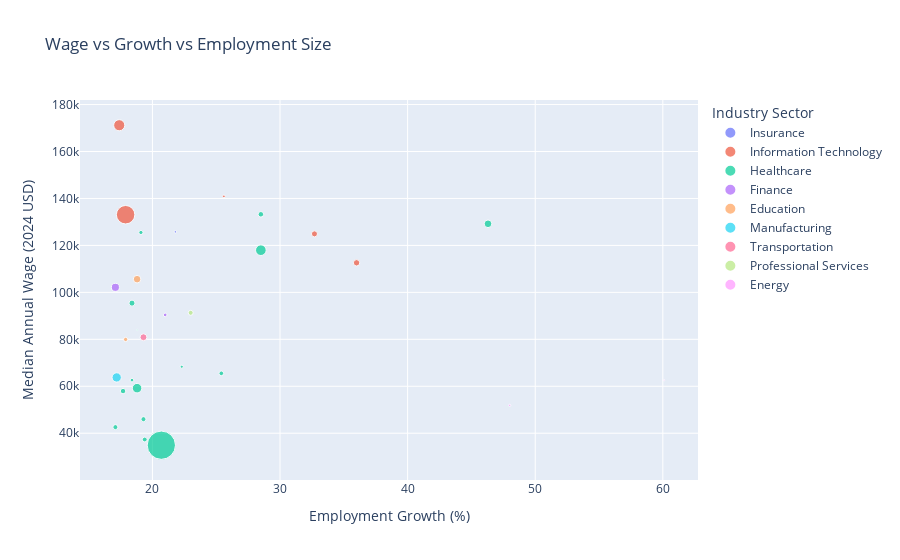

Notebook code for this chart:
### Markdown cell above
High-Growth, High-Wage Occupations by Sector and Employment Scale

### Code cell
#| output: false
#| echo: false

import plotly.express as px

fig = px.scatter(
    df2_flat,
    x='employment_change_percent_202333',
    y='median_annual_wage_dollars_20241',
    size='employment_2023',
    color='llm_sector',
    hover_name='2023_national_employment_matrix_title',
    title='Wage vs Growth vs Employment Size'
)

fig.update_layout(
    xaxis_title='Employment Growth (%)',
    yaxis_title='Median Annual Wage (2024 USD)',
    legend_title='Industry Sector'
)

fig.show()

### Figure 1 — Plotly figure (JSON) as saved in the notebook; plotly's stock layout.template omitted (floating-point values rounded to 4 significant figures)
{"data": [{"hovertemplate": "<b>%{hovertext}</b><br><br>llm_sector=Insurance<br>employment_change_percent_202333=%{x}<br>median_annual_wage_dollars_20241=%{y}<br>employment_2023=%{marker.size}<extra></extra>", "hovertext": ["  Actuaries"], "legendgroup": "Insurance", "marker": {"color": "#636efa", "size": [30.2], "sizemode": "area", "sizeref": 9.905, "symbol": "circle"}, "mode": "markers", "name": "Insurance", "orientation": "v", "showlegend": true, "type": "scatter", "x": [21.8], "xaxis": "x", "y": [125770], "yaxis": "y"}, {"hovertemplate": "<b>%{hovertext}</b><br><br>llm_sector=Information Technology<br>employment_change_percent_202333=%{x}<br>median_annual_wage_dollars_20241=%{y}<br>employment_2023=%{marker.size}<extra></extra>", "hovertext": ["  Computer and information research scientists", "  Computer and information systems managers", "  Data scientists", "  Information security analysts", "  Software developers"], "legendgroup": "Information Technology", "marker": {"color": "#EF553B", "size": [36.6, 613.5, 202.9, 180.7, 1692.0], "sizemode": "area", "sizeref": 9.905, "symbol": "circle"}, "mode": "markers", "name": "Information Technology", "orientation": "v", "showlegend": true, "type": "scatter", "x": [25.6, 17.4, 36, 32.7, 17.9], "xaxis": "x", "y": [140910, 171200, 112590, 124910, 133080], "yaxis": "y"}, {"hovertemplate": "<b>%{hovertext}</b><br><br>llm_sector=Healthcare<br>employment_change_percent_202333=%{x}<br>median_annual_wage_dollars_20241=%{y}<br>employment_2023=%{marker.size}<extra></extra>", "hovertext": ["  Epidemiologists", "  Home health and personal care aides", "  Massage therapists", "  Medical and health services managers", "  Medical equipment repairers", "  Nurse practitioners", "  Occupational therapy assistants", "  Physical therapist assistants", "  Physician assistants", "  Psychiatric technicians", "  Speech-language pathologists", "  Substance abuse, behavioral disorder, and mental health counselors", "  Veterinarians", "  Veterinary assistants and laboratory animal caretakers", "  Veterinary technologists and technicians"], "legendgroup": "Healthcare", "marker": {"color": "#00cc96", "size": [11, 3962.0, 147.1, 562.7, 67, 292.5, 47.5, 108.5, 153.4, 124.6, 180.8, 449.8, 88.2, 118.2, 125.7], "sizemode": "area", "sizeref": 9.905, "symbol": "circle"}, "mode": "markers", "name": "Healthcare", "orientation": "v", "showlegend": true, "type": "scatter", "x": [18.8, 20.7, 17.7, 28.5, 18.4, 46.3, 22.3, 25.4, 28.5, 17.1, 18.4, 18.8, 19.1, 19.4, 19.3], "xaxis": "x", "y": [83980, 34900, 57950, 117960, 62630, 129210, 68340, 65510, 133260, 42590, 95410, 59190, 125510, 37320, 45980], "yaxis": "y"}, {"hovertemplate": "<b>%{hovertext}</b><br><br>llm_sector=Finance<br>employment_change_percent_202333=%{x}<br>median_annual_wage_dollars_20241=%{y}<br>employment_2023=%{marker.size}<extra></extra>", "hovertext": ["  Financial examiners", "  Personal financial advisors"], "legendgroup": "Finance", "marker": {"color": "#ab63fa", "size": [65.5, 321], "sizemode": "area", "sizeref": 9.905, "symbol": "circle"}, "mode": "markers", "name": "Finance", "orientation": "v", "showlegend": true, "type": "scatter", "x": [21, 17.1], "xaxis": "x", "y": [90400, 102140], "yaxis": "y"}, {"hovertemplate": "<b>%{hovertext}</b><br><br>llm_sector=Education<br>employment_change_percent_202333=%{x}<br>median_annual_wage_dollars_20241=%{y}<br>employment_2023=%{marker.size}<extra></extra>", "hovertext": ["  Health specialties teachers, postsecondary", "  Nursing instructors and teachers, postsecondary"], "legendgroup": "Education", "marker": {"color": "#FFA15A", "size": [284.2, 89.9], "sizemode": "area", "sizeref": 9.905, "symbol": "circle"}, "mode": "markers", "name": "Education", "orientation": "v", "showlegend": true, "type": "scatter", "x": [18.8, 17.9], "xaxis": "x", "y": [105620, 79940], "yaxis": "y"}, {"hovertemplate": "<b>%{hovertext}</b><br><br>llm_sector=Manufacturing<br>employment_change_percent_202333=%{x}<br>median_annual_wage_dollars_20241=%{y}<br>employment_2023=%{marker.size}<extra></extra>", "hovertext": ["  Industrial machinery mechanics"], "legendgroup": "Manufacturing", "marker": {"color": "#19d3f3", "size": [429.5], "sizemode": "area", "sizeref": 9.905, "symbol": "circle"}, "mode": "markers", "name": "Manufacturing", "orientation": "v", "showlegend": true, "type": "scatter", "x": [17.2], "xaxis": "x", "y": [63760], "yaxis": "y"}, {"hovertemplate": "<b>%{hovertext}</b><br><br>llm_sector=Transportation<br>employment_change_percent_202333=%{x}<br>median_annual_wage_dollars_20241=%{y}<br>employment_2023=%{marker.size}<extra></extra>", "hovertext": ["  Logisticians"], "legendgroup": "Transportation", "marker": {"color": "#FF6692", "size": [237.1], "sizemode": "area", "sizeref": 9.905, "symbol": "circle"}, "mode": "markers", "name": "Transportation", "orientation": "v", "showlegend": true, "type": "scatter", "x": [19.3], "xaxis": "x", "y": [80880], "yaxis": "y"}, {"hovertemplate": "<b>%{hovertext}</b><br><br>llm_sector=Professional Services<br>employment_change_percent_202333=%{x}<br>median_annual_wage_dollars_20241=%{y}<br>employment_2023=%{marker.size}<extra></extra>", "hovertext": ["  Operations research analysts"], "legendgroup": "Professional Services", "marker": {"color": "#B6E880", "size": [123.3], "sizemode": "area", "sizeref": 9.905, "symbol": "circle"}, "mode": "markers", "name": "Professional Services", "orientation": "v", "showlegend": true, "type": "scatter", "x": [23], "xaxis": "x", "y": [91290], "yaxis": "y"}, {"hovertemplate": "<b>%{hovertext}</b><br><br>llm_sector=Energy<br>employment_change_percent_202333=%{x}<br>median_annual_wage_dollars_20241=%{y}<br>employment_2023=%{marker.size}<extra></extra>", "hovertext": ["  Solar photovoltaic installers", "  Wind turbine service technicians"], "legendgroup": "Energy", "marker": {"color": "#FF97FF", "size": [25, 11.4], "sizemode": "area", "sizeref": 9.905, "symbol": "circle"}, "mode": "markers", "name": "Energy", "orientation": "v", "showlegend": true, "type": "scatter", "x": [48, 60.1], "xaxis": "x", "y": [51860, 62580], "yaxis": "y"}], "layout": {"legend": {"itemsizing": "constant", "title": {"text": "Industry Sector"}, "tracegroupgap": 0}, "title": {"text": "Wage vs Growth vs Employment Size"}, "xaxis": {"anchor": "y", "domain": [0, 1], "title": {"text": "Employment Growth (%)"}}, "yaxis": {"anchor": "x", "domain": [0, 1], "title": {"text": "Median Annual Wage (2024 USD)"}}}}
